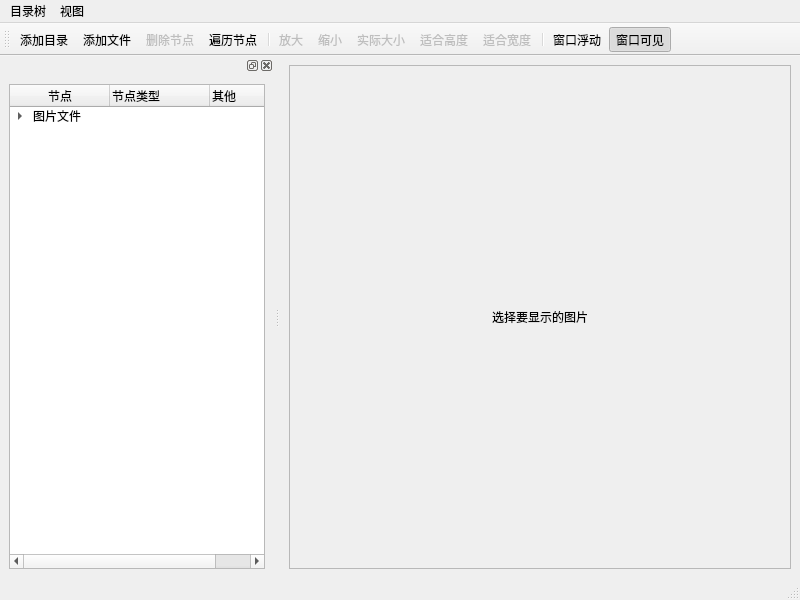
<?xml version="1.0" encoding="UTF-8"?>
<ui version="4.0">
 <class>MainWindow</class>
 <widget class="QMainWindow" name="MainWindow">
  <property name="geometry">
   <rect>
    <x>0</x>
    <y>0</y>
    <width>800</width>
    <height>600</height>
   </rect>
  </property>
  <property name="windowTitle">
   <string>MainWindow</string>
  </property>
  <widget class="QWidget" name="centralwidget">
   <layout class="QVBoxLayout" name="verticalLayout_2">
    <item>
     <widget class="QScrollArea" name="scrollArea">
      <property name="widgetResizable">
       <bool>true</bool>
      </property>
      <widget class="QWidget" name="scrollAreaWidgetContents">
       <property name="geometry">
        <rect>
         <x>0</x>
         <y>0</y>
         <width>486</width>
         <height>463</height>
        </rect>
       </property>
       <layout class="QGridLayout" name="gridLayout">
        <item row="0" column="0">
         <widget class="QLabel" name="labelPic">
          <property name="text">
           <string>选择要显示的图片</string>
          </property>
          <property name="alignment">
           <set>Qt::AlignCenter</set>
          </property>
         </widget>
        </item>
       </layout>
      </widget>
     </widget>
    </item>
   </layout>
  </widget>
  <widget class="QMenuBar" name="menubar">
   <property name="geometry">
    <rect>
     <x>0</x>
     <y>0</y>
     <width>800</width>
     <height>24</height>
    </rect>
   </property>
   <widget class="QMenu" name="menu">
    <property name="title">
     <string>目录树</string>
    </property>
    <addaction name="actAddDir"/>
    <addaction name="actAddFile"/>
    <addaction name="actScanItems"/>
    <addaction name="actDeleteItem"/>
    <addaction name="separator"/>
    <addaction name="actQuit"/>
   </widget>
   <widget class="QMenu" name="menu_2">
    <property name="title">
     <string>视图</string>
    </property>
    <addaction name="actZoomIn"/>
    <addaction name="actZoomOut"/>
    <addaction name="actRealSize"/>
    <addaction name="actZoomFitWidth"/>
   </widget>
   <addaction name="menu"/>
   <addaction name="menu_2"/>
  </widget>
  <widget class="QStatusBar" name="statusbar"/>
  <widget class="QToolBar" name="mainToolBar">
   <property name="windowTitle">
    <string>toolBar</string>
   </property>
   <property name="toolButtonStyle">
    <enum>Qt::ToolButtonTextUnderIcon</enum>
   </property>
   <attribute name="toolBarArea">
    <enum>TopToolBarArea</enum>
   </attribute>
   <attribute name="toolBarBreak">
    <bool>false</bool>
   </attribute>
   <addaction name="actAddDir"/>
   <addaction name="actAddFile"/>
   <addaction name="actDeleteItem"/>
   <addaction name="actScanItems"/>
   <addaction name="separator"/>
   <addaction name="actZoomIn"/>
   <addaction name="actZoomOut"/>
   <addaction name="actRealSize"/>
   <addaction name="actZoomFitHeight"/>
   <addaction name="actZoomFitWidth"/>
   <addaction name="separator"/>
   <addaction name="actDockFloat"/>
   <addaction name="actDockVisible"/>
  </widget>
  <widget class="QDockWidget" name="dockWidget">
   <attribute name="dockWidgetArea">
    <number>1</number>
   </attribute>
   <widget class="QWidget" name="dockWidgetContents">
    <layout class="QVBoxLayout" name="verticalLayout">
     <item>
      <widget class="QTreeWidget" name="treeWidget">
       <column>
        <property name="text">
         <string>节点</string>
        </property>
        <property name="textAlignment">
         <set>AlignCenter</set>
        </property>
       </column>
       <column>
        <property name="text">
         <string>节点类型</string>
        </property>
       </column>
       <column>
        <property name="text">
         <string>其他</string>
        </property>
       </column>
       <item>
        <property name="text">
         <string>图片文件</string>
        </property>
        <property name="text">
         <string/>
        </property>
        <property name="text">
         <string/>
        </property>
        <property name="icon">
         <iconset resource="res.qrc">
          <normaloff>:/images/icons/15.ico</normaloff>:/images/icons/15.ico</iconset>
        </property>
        <item>
         <property name="text">
          <string>新建子项目</string>
         </property>
        </item>
       </item>
      </widget>
     </item>
    </layout>
   </widget>
  </widget>
  <action name="actAddDir">
   <property name="icon">
    <iconset resource="res.qrc">
     <normaloff>:/images/icons/open3.bmp</normaloff>:/images/icons/open3.bmp</iconset>
   </property>
   <property name="text">
    <string>添加目录</string>
   </property>
   <property name="toolTip">
    <string>添加目录...</string>
   </property>
   <property name="shortcut">
    <string>Ctrl+F</string>
   </property>
   <property name="menuRole">
    <enum>QAction::NoRole</enum>
   </property>
  </action>
  <action name="actAddFile">
   <property name="icon">
    <iconset resource="res.qrc">
     <normaloff>:/images/icons/upfold1.bmp</normaloff>:/images/icons/upfold1.bmp</iconset>
   </property>
   <property name="text">
    <string>添加文件</string>
   </property>
   <property name="toolTip">
    <string>添加文件...</string>
   </property>
   <property name="shortcut">
    <string>Ctrl+N</string>
   </property>
   <property name="menuRole">
    <enum>QAction::NoRole</enum>
   </property>
  </action>
  <action name="actZoomIn">
   <property name="enabled">
    <bool>false</bool>
   </property>
   <property name="icon">
    <iconset resource="res.qrc">
     <normaloff>:/images/icons/418.bmp</normaloff>:/images/icons/418.bmp</iconset>
   </property>
   <property name="text">
    <string>放大</string>
   </property>
   <property name="toolTip">
    <string>放大</string>
   </property>
   <property name="shortcut">
    <string>Ctrl+I</string>
   </property>
   <property name="menuRole">
    <enum>QAction::NoRole</enum>
   </property>
  </action>
  <action name="actZoomOut">
   <property name="enabled">
    <bool>false</bool>
   </property>
   <property name="icon">
    <iconset resource="res.qrc">
     <normaloff>:/images/icons/416.bmp</normaloff>:/images/icons/416.bmp</iconset>
   </property>
   <property name="text">
    <string>缩小</string>
   </property>
   <property name="toolTip">
    <string>缩小</string>
   </property>
   <property name="shortcut">
    <string>Ctrl+O</string>
   </property>
   <property name="menuRole">
    <enum>QAction::NoRole</enum>
   </property>
  </action>
  <action name="actRealSize">
   <property name="enabled">
    <bool>false</bool>
   </property>
   <property name="icon">
    <iconset resource="res.qrc">
     <normaloff>:/images/icons/414.bmp</normaloff>:/images/icons/414.bmp</iconset>
   </property>
   <property name="text">
    <string>实际大小</string>
   </property>
   <property name="toolTip">
    <string>实际大小</string>
   </property>
   <property name="menuRole">
    <enum>QAction::NoRole</enum>
   </property>
  </action>
  <action name="actZoomFitWidth">
   <property name="enabled">
    <bool>false</bool>
   </property>
   <property name="icon">
    <iconset resource="res.qrc">
     <normaloff>:/images/icons/424.bmp</normaloff>:/images/icons/424.bmp</iconset>
   </property>
   <property name="text">
    <string>适合宽度</string>
   </property>
   <property name="toolTip">
    <string>适合宽度显示图片</string>
   </property>
   <property name="statusTip">
    <string>图片宽度适应显示区宽度</string>
   </property>
   <property name="shortcut">
    <string>Ctrl+W</string>
   </property>
  </action>
  <action name="actDeleteItem">
   <property name="enabled">
    <bool>false</bool>
   </property>
   <property name="icon">
    <iconset resource="res.qrc">
     <normaloff>:/images/icons/delete1.bmp</normaloff>:/images/icons/delete1.bmp</iconset>
   </property>
   <property name="text">
    <string>删除节点</string>
   </property>
   <property name="toolTip">
    <string>删除节点</string>
   </property>
   <property name="statusTip">
    <string>删除当前节点</string>
   </property>
  </action>
  <action name="actQuit">
   <property name="icon">
    <iconset resource="res.qrc">
     <normaloff>:/images/icons/exit.bmp</normaloff>:/images/icons/exit.bmp</iconset>
   </property>
   <property name="text">
    <string>退出</string>
   </property>
   <property name="toolTip">
    <string>退出本系统</string>
   </property>
   <property name="statusTip">
    <string>退出本系统</string>
   </property>
  </action>
  <action name="actZoomFitHeight">
   <property name="enabled">
    <bool>false</bool>
   </property>
   <property name="icon">
    <iconset resource="res.qrc">
     <normaloff>:/images/icons/426.bmp</normaloff>:/images/icons/426.bmp</iconset>
   </property>
   <property name="text">
    <string>适合高度</string>
   </property>
   <property name="toolTip">
    <string>适合高度显示图片</string>
   </property>
   <property name="statusTip">
    <string>图片高度适应显示区高度</string>
   </property>
   <property name="shortcut">
    <string>Ctrl+H</string>
   </property>
  </action>
  <action name="actScanItems">
   <property name="icon">
    <iconset resource="res.qrc">
     <normaloff>:/images/icons/fold.bmp</normaloff>:/images/icons/fold.bmp</iconset>
   </property>
   <property name="text">
    <string>遍历节点</string>
   </property>
   <property name="toolTip">
    <string>遍历节点</string>
   </property>
   <property name="statusTip">
    <string>遍历所有节点，节点标题前加*</string>
   </property>
  </action>
  <action name="actDockVisible">
   <property name="checkable">
    <bool>true</bool>
   </property>
   <property name="checked">
    <bool>true</bool>
   </property>
   <property name="icon">
    <iconset resource="res.qrc">
     <normaloff>:/images/icons/BEBULB_16.ICO</normaloff>:/images/icons/BEBULB_16.ICO</iconset>
   </property>
   <property name="text">
    <string>窗口可见</string>
   </property>
   <property name="toolTip">
    <string>停靠窗口可见</string>
   </property>
   <property name="statusTip">
    <string>显示或隐藏图片目录树</string>
   </property>
  </action>
  <action name="actDockFloat">
   <property name="checkable">
    <bool>true</bool>
   </property>
   <property name="checked">
    <bool>false</bool>
   </property>
   <property name="icon">
    <iconset resource="res.qrc">
     <normaloff>:/images/icons/814.bmp</normaloff>:/images/icons/814.bmp</iconset>
   </property>
   <property name="text">
    <string>窗口浮动</string>
   </property>
   <property name="toolTip">
    <string>停靠窗口浮动</string>
   </property>
   <property name="statusTip">
    <string>使图片目录树窗口浮动显示</string>
   </property>
  </action>
 </widget>
 <resources>
  <include location="res.qrc"/>
 </resources>
 <connections>
  <connection>
   <sender>actQuit</sender>
   <signal>triggered()</signal>
   <receiver>MainWindow</receiver>
   <slot>close()</slot>
   <hints>
    <hint type="sourcelabel">
     <x>-1</x>
     <y>-1</y>
    </hint>
    <hint type="destinationlabel">
     <x>399</x>
     <y>299</y>
    </hint>
   </hints>
  </connection>
 </connections>
</ui>
